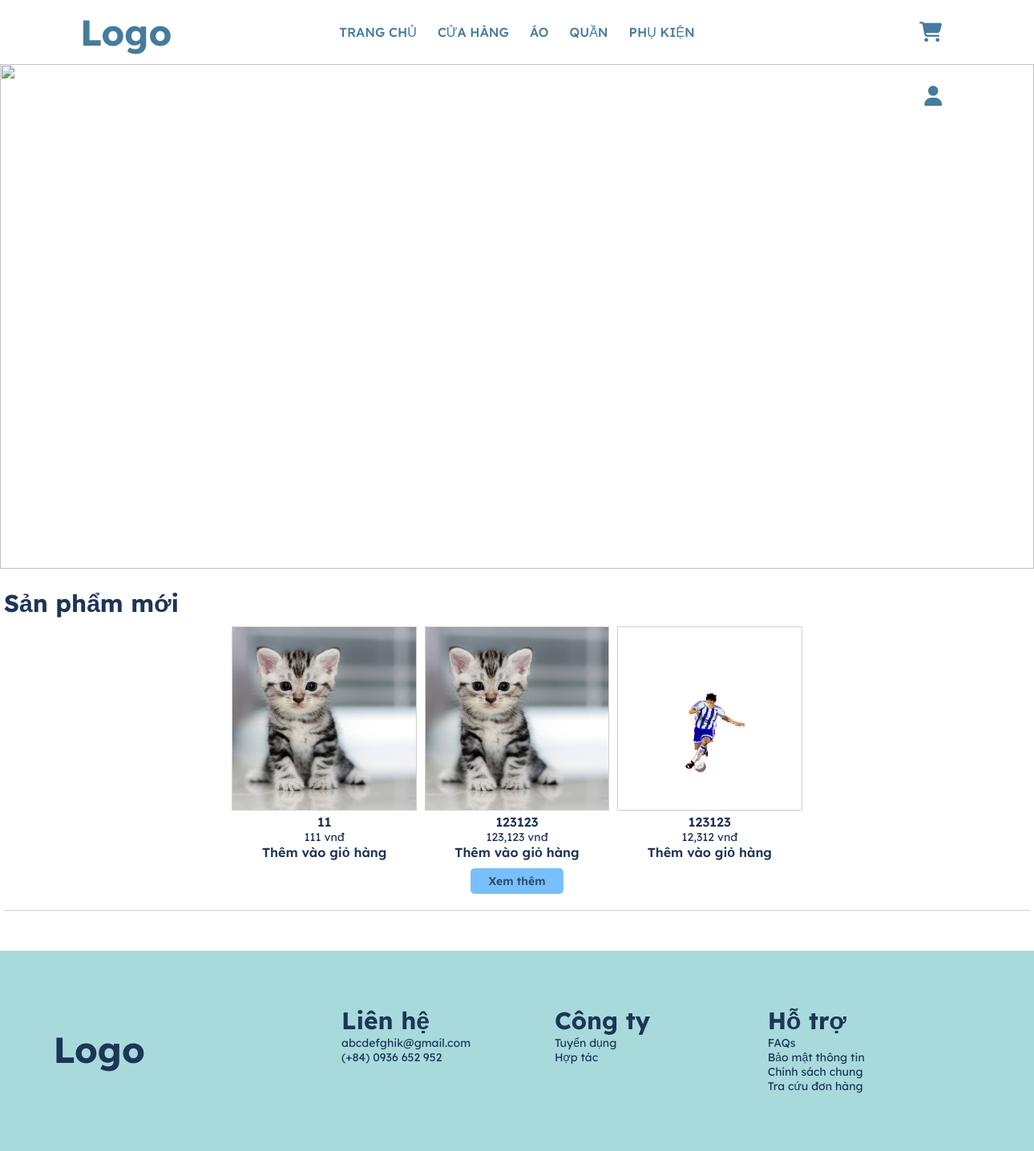
The page / on the database its author committed.
### tables this page shows
CREATE TABLE `category` (
  `id` int(11) NOT NULL,
  `name` varchar(50) NOT NULL
);

CREATE TABLE `product` (
  `id` int(11) NOT NULL,
  `name` varchar(50) NOT NULL,
  `description` text NOT NULL,
  `img` text NOT NULL,
  `price` int(11) NOT NULL,
  `manufacturers_id` int(11) NOT NULL,
  `category_detail_id` int(11) NOT NULL
);

### index.php (the view, shortened to what this page needs)
<!DOCTYPE html>
<html lang="en">
<head>
    <link rel="stylesheet" href="assets/css/style.css">
</head>
<body>
    <?php
    require 'admin/connect.php';
    $sql = "select * from product";
    $result = mysqli_query($connect,$sql);
    ?>
    <?php
    require 'header.php';
    ?>
    <div>
        <div>
            <img src="assets/img/pexels-pixabay-325876.jpg" alt="" class="img_banner">
        </div>
    </div>
    <div class="main">
        <div class="main_001">
            <h3>Sản phẩm mới</h3>
            <ul>
                <?php foreach ($result as $each) { ?>
                    <li>
                        <a href="">
                            <img src="admin/product/photos/<?php echo $each['img'] ?>">
                        </a>
                        <a href=""><?php echo $each['name'] ?></a>
                        <p> <?php echo number_format($each['price'], 0, '', ',');?> vnđ</p>
                        <a href="add_cart.php?id=<?php echo $each['id']?>">Thêm vào giỏ hàng</a>
                    </li>
                <?php } ?>
            </ul>
            <a href="products.php"><button>Xem thêm</button></a>
        </div>
    </div>
    <?php include 'footer.php' ?>
</body>
</html>

### header.php (shortened to what this page needs)
<?php require 'admin/connect.php';
$sql="select * from category ";
$result_category=mysqli_query($connect,$sql);
?>
<link rel="stylesheet" href="assets/css/header.css">
<header>
    <nav class="header">
        <div class="logo">
            <a href="index.php">Logo</a>
        </div>
        <div class="menu">
            <ul class="ul_1">
                <li>
                    <a href="index.php">Trang chủ </a>
                </li>
                <li>
                    <a href="products.php">Cửa hàng</a>
                </li>
                <?php  foreach ($result_category as $key => $each) {?>
                <li>
                    <a href="products_category.php?id=<?php echo $each['id']?>"><?php echo $each['name']?></a>
                </li>
                 <?php }?>
            </ul>
        </div>
        <div class="icon">
            <a href="view_cart.php"><i class="fas fa-shopping-cart"></i></a>
            <a href=""><i class="fas fa-user"></i></a>
        </div>
    </nav>
</header>

### assets/css/style.css (style rules this page uses)
* { padding: 0; margin: 0; text-decoration: none; list-style: none; box-sizing: border-box; font-family: "Lexend Deca", sans-serif; font-weight: 400; font-size: 14px; color: #1d3557; }
h3 { font-weight: bold; font-size: 30px; }
button { font-size: 14px; padding: 7px 23px; border-radius: 5px; border: none; color: #2e4c6d; background-color: #77c0fc; display: block; margin: auto; font-weight: 600; cursor: pointer; }
.img_banner { width: 100%; height: 630px; object-fit: cover; object-position: 50% 20%; }
.main { width: 1280px; margin: 0 auto; }
.main_001 { padding: 20px 0; border-bottom: #d0d0d0 0.5px solid; }
.main_001 ul { text-align: center; padding: 10px 0; }
.main_001 ul li { display: inline-block; width: 18%; margin: 0 3px; }
.main_001 ul li img { width: 100%; height: 230px; border: #d0d0d0 1px solid; object-fit: cover; object-position: 50% 20%; }
.main_001 ul li a { font-size: 16px; font-weight: 600; }

### assets/css/header.css (style rules this page uses)
.header { background-color: #fff; width: 100%; height: 80px; display: flex; }
.header .logo { width: 15%; }
.header .logo > a { color: #457b9d; font-size: 45px; font-weight: bold; line-height: 80px; padding: 0 100px; }
.header .menu { width: 70%; text-align: center; }
.header .menu ul.ul_1 { height: 80px; display: flex; align-items: center; justify-content: center; }
.header .menu ul.ul_1 li a { color: #457b9d; font-size: 16px; font-weight: 500; padding: 7px 13px; border-radius: 3px; text-transform: uppercase; }
.header .icon { width: 15%; padding-right: 100px; text-align: end; }
.header .icon a i { font-size: 25px; color: #457b9d; line-height: 80px; border-radius: 3px; padding: 0 15px; }

### rows shown on the page
category: name "ÁO"
category: name "QUẦN"
category: name "PHỤ KIỆN"
product: img (picture), name "11", price "111"
product: img (picture), name "123123", price "123,123"
product: img (picture), name "123123", price "12,312"
